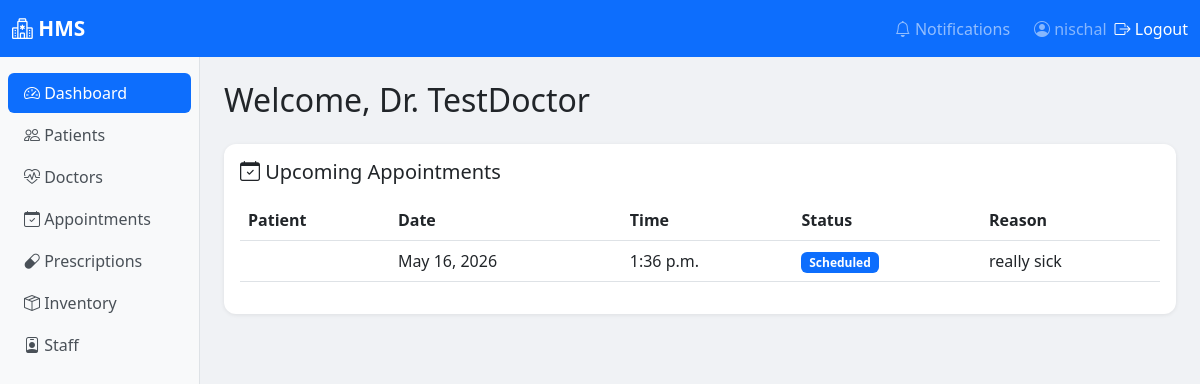
/dashboard/doctor/ (signed in), run on an earlier commit of the app's database.
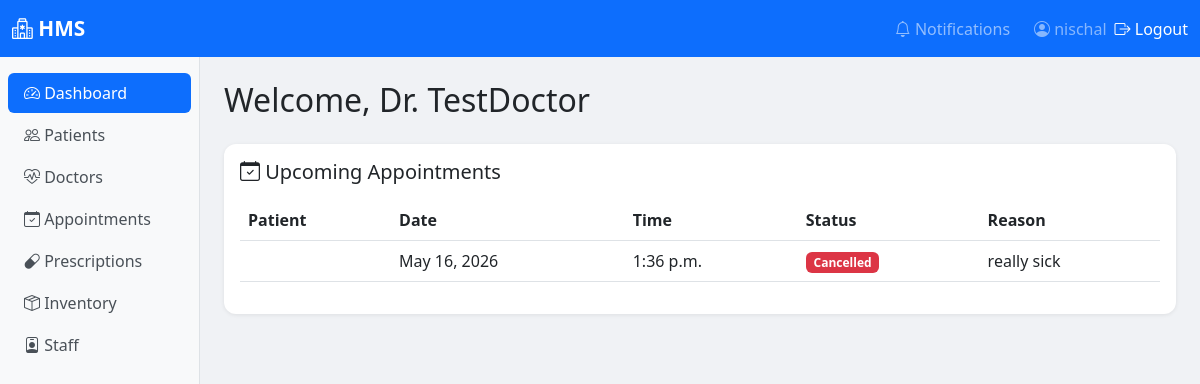
And on a later commit of the database.
### appointments/models.py (models this page shows, shortened)
class Appointment(models.Model):
    STATUS_CHOICES = [
        ('scheduled', 'Scheduled'),
        ('completed', 'Completed'),
        ('cancelled', 'Cancelled'),
        ('no_show', 'No Show'),
    ]
    patients = models.ForeignKey(Patient, on_delete=models.CASCADE)
    doctor = models.ForeignKey(Doctor, on_delete=models.CASCADE)
    date = models.DateField()
    time = models.TimeField()
    status = models.CharField(max_length=20, choices=STATUS_CHOICES, default='scheduled')
    reason = models.TextField()
    notes = models.TextField(blank=True)
    created_at = models.DateTimeField(auto_now_add=True)
    class Meta:
        ordering = ['-date', '-time']

### patients/views.py (the view)
# urls.py: path('dashboard/doctor/',  patient_views.doctor_dashboard,   name='doctor_dashboard'),
@login_required
def doctor_dashboard(request):
    from appointments.models import Appointment
    from doctors.models import Doctor
    try:
        doctor = Doctor.objects.get(email=request.user.email)
        appointments = Appointment.objects.filter(doctor=doctor).order_by('date')[:10]
    except Doctor.DoesNotExist:
        doctor = None
        appointments = []
    return render(request, 'dashboard/doctor.html', {   # ← was missing return render
        'doctor': doctor,
        'appointments': appointments,
    })

### templates/dashboard/doctor.html (shortened to what this page needs)
<!DOCTYPE html>
<html lang="en">
<head>
</head>
<body>
    {% extends 'base.html' %}
{% block nav_dashboard %}active{% endblock %}
{% block content %}
<h2 class="mb-4">Welcome, Dr. {{ doctor.name }}</h2>
<div class="card">
    <div class="card-body">
        <h5 class="card-title"><i class="bi bi-calendar-check"></i> Upcoming Appointments</h5>
        <table class="table table-hover mt-3">
            <thead><tr><th>Patient</th><th>Date</th><th>Time</th><th>Status</th><th>Reason</th></tr></thead>
            <tbody>
                {% for apt in appointments %}
                <tr>
                    <td>{{ apt.patient }}</td>
                    <td>{{ apt.date }}</td>
                    <td>{{ apt.time }}</td>
                    <td><span class="badge bg-{% if apt.status == 'scheduled' %}primary{% elif apt.status == 'completed' %}success{% else %}danger{% endif %}">{{ apt.get_status_display }}</span></td>
                    <td>{{ apt.reason }}</td>
                </tr>
                {% empty %}
                <tr><td colspan="5" class="text-muted">No appointments yet.</td></tr>
                {% endfor %}
            </tbody>
        </table>
    </div>
</div>
{% endblock %}

What changed in the data, as far as the page shows it:
changed Appointment "really sick": status "Scheduled" → "Cancelled"
